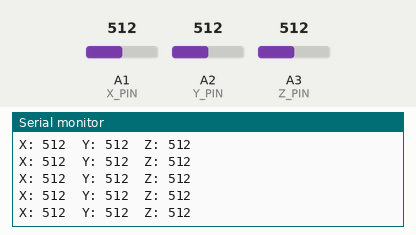
A sketch run on a simulated Arduino Uno, built with avr-gcc and run on an emulated ATmega328P. Parts: the last lines printed to the serial monitor. Inputs (shaded band) come from the test bench; at power-on: A1 (X_PIN) = 512, A2 (Y_PIN) = 512, A3 (Z_PIN) = 512.

Above: at 1.2 s.
1.3 s: A1 (X_PIN) set to 716
At 1.56 s:
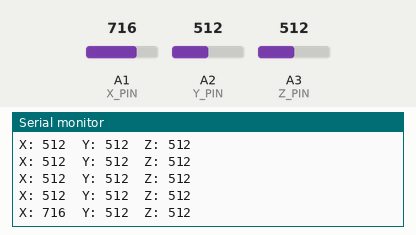
2.8 s: A2 (Y_PIN) set to 716
At 2.97 s:
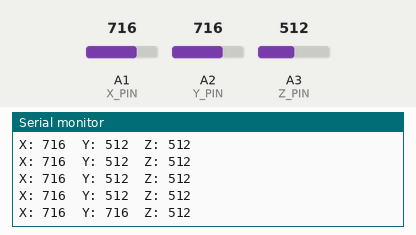
4.3 s: A3 (Z_PIN) set to 716
At 4.38 s:
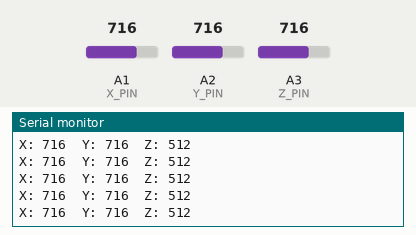
5.8 s: A1 (X_PIN) set to 900
At 5.98 s:
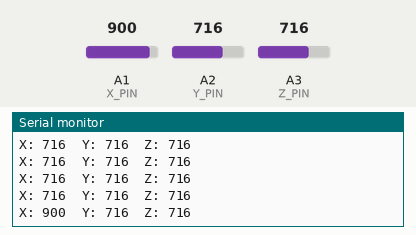
7.3 s: A2 (Y_PIN) set to 900
At 7.39 s:
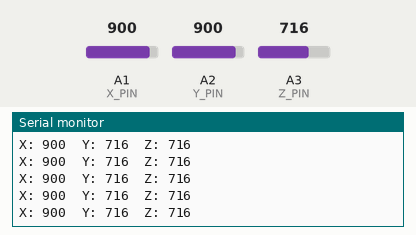
8.8 s: A3 (Z_PIN) set to 900
At 8.8 s:
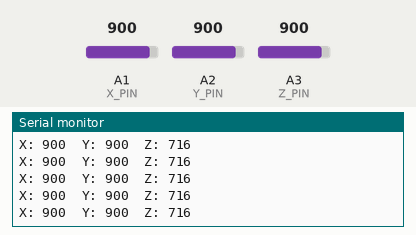
Timing chart, 0 to 11.3 s (numbered marks = the images above; inputs shaded):
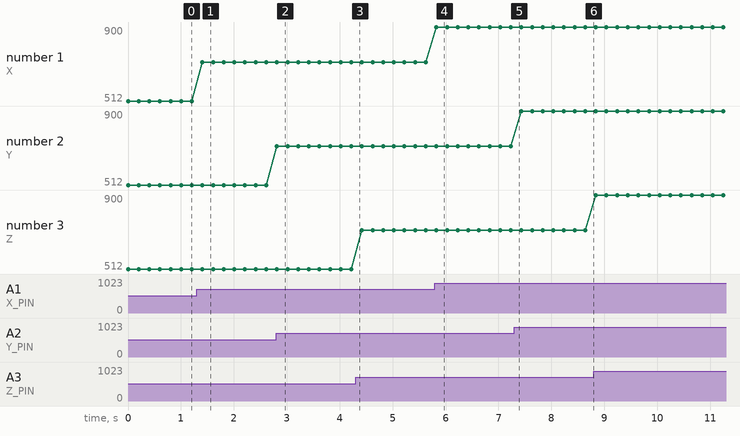

The sketch:

accel_test.ino
```cpp
const int X_PIN = A1;
const int Y_PIN = A2;
const int Z_PIN = A3;

void setup() {
  Serial.begin(9600);
}

void loop() {
  int x = analogRead(X_PIN);
  int y = analogRead(Y_PIN);
  int z = analogRead(Z_PIN);

  Serial.print("X: ");
  Serial.print(x);

  Serial.print("  Y: ");
  Serial.print(y);

  Serial.print("  Z: ");
  Serial.println(z);

  delay(200);
}
```

Measured:
- after the input at 1.3 s, the serial monitor: prints a new line after 0.11 s (image 1)
- after the input at 2.8 s, the serial monitor: prints a new line at once (image 2)
- after the input at 5.8 s, the serial monitor: prints a new line at once (image 4)
- plotted number 1: 512 → 716 after the input at 1.3 s, 716 → 900 after the input at 5.8 s
